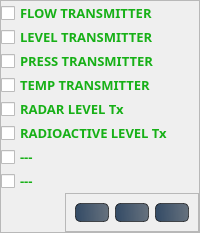
                          <widget class="QFrame" name="frame_35">
                           <property name="maximumSize">
                            <size>
                             <width>16777215</width>
                             <height>16777215</height>
                            </size>
                           </property>
                           <property name="frameShape">
                            <enum>QFrame::StyledPanel</enum>
                           </property>
                           <property name="frameShadow">
                            <enum>QFrame::Raised</enum>
                           </property>
                           <layout class="QVBoxLayout" name="verticalLayout_30">
                            <property name="spacing">
                             <number>0</number>
                            </property>
                            <property name="leftMargin">
                             <number>0</number>
                            </property>
                            <property name="topMargin">
                             <number>0</number>
                            </property>
                            <property name="rightMargin">
                             <number>0</number>
                            </property>
                            <property name="bottomMargin">
                             <number>0</number>
                            </property>
                            <item>
                             <widget class="QCheckBox" name="checkBox_19">
                              <property name="font">
                               <font>
                                <family>맑은 고딕</family>
                                <pointsize>10</pointsize>
                                <weight>75</weight>
                                <bold>true</bold>
                               </font>
                              </property>
                              <property name="styleSheet">
                               <string notr="true">color:rgba(0, 170, 0, 230);</string>
                              </property>
                              <property name="text">
                               <string>FLOW TRANSMITTER</string>
                              </property>
                             </widget>
                            </item>
                            <item>
                             <widget class="QCheckBox" name="checkBox_20">
                              <property name="font">
                               <font>
                                <family>맑은 고딕</family>
                                <pointsize>10</pointsize>
                                <weight>75</weight>
                                <bold>true</bold>
                               </font>
                              </property>
                              <property name="styleSheet">
                               <string notr="true">color:rgba(0, 170, 0, 230);</string>
                              </property>
                              <property name="text">
                               <string>LEVEL TRANSMITTER</string>
                              </property>
                             </widget>
                            </item>
                            <item>
                             <widget class="QCheckBox" name="checkBox_21">
                              <property name="font">
                               <font>
                                <family>맑은 고딕</family>
                                <pointsize>10</pointsize>
                                <weight>75</weight>
                                <bold>true</bold>
                               </font>
                              </property>
                              <property name="styleSheet">
                               <string notr="true">color:rgba(0, 170, 0, 230);</string>
                              </property>
                              <property name="text">
                               <string>PRESS TRANSMITTER</string>
                              </property>
                             </widget>
                            </item>
                            <item>
                             <widget class="QCheckBox" name="checkBox_22">
                              <property name="font">
                               <font>
                                <family>맑은 고딕</family>
                                <pointsize>10</pointsize>
                                <weight>75</weight>
                                <bold>true</bold>
                               </font>
                              </property>
                              <property name="styleSheet">
                               <string notr="true">color:rgba(0, 170, 0, 230);</string>
                              </property>
                              <property name="text">
                               <string>TEMP TRANSMITTER</string>
                              </property>
                             </widget>
                            </item>
                            <item>
                             <widget class="QCheckBox" name="checkBox_23">
                              <property name="font">
                               <font>
                                <family>맑은 고딕</family>
                                <pointsize>10</pointsize>
                                <weight>75</weight>
                                <bold>true</bold>
                               </font>
                              </property>
                              <property name="styleSheet">
                               <string notr="true">color:rgba(0, 170, 0, 230);</string>
                              </property>
                              <property name="text">
                               <string>RADAR LEVEL Tx</string>
                              </property>
                             </widget>
                            </item>
                            <item>
                             <widget class="QCheckBox" name="checkBox_24">
                              <property name="font">
                               <font>
                                <family>맑은 고딕</family>
                                <pointsize>10</pointsize>
                                <weight>75</weight>
                                <bold>true</bold>
                               </font>
                              </property>
                              <property name="styleSheet">
                               <string notr="true">color:rgba(0, 170, 0, 230);</string>
                              </property>
                              <property name="text">
                               <string>RADIOACTIVE LEVEL Tx</string>
                              </property>
                             </widget>
                            </item>
                            <item>
                             <widget class="QCheckBox" name="checkBox_25">
                              <property name="font">
                               <font>
                                <family>맑은 고딕</family>
                                <pointsize>10</pointsize>
                                <weight>75</weight>
                                <bold>true</bold>
                               </font>
                              </property>
                              <property name="styleSheet">
                               <string notr="true">color:rgba(0, 170, 0, 230);</string>
                              </property>
                              <property name="text">
                               <string>---</string>
                              </property>
                             </widget>
                            </item>
                            <item>
                             <widget class="QCheckBox" name="checkBox_26">
                              <property name="font">
                               <font>
                                <family>맑은 고딕</family>
                                <pointsize>10</pointsize>
                                <weight>75</weight>
                                <bold>true</bold>
                               </font>
                              </property>
                              <property name="styleSheet">
                               <string notr="true">color:rgba(0, 170, 0, 230);</string>
                              </property>
                              <property name="text">
                               <string>---</string>
                              </property>
                             </widget>
                            </item>
                            <item alignment="Qt::AlignRight">
                             <widget class="QFrame" name="frame_42">
                              <property name="frameShape">
                               <enum>QFrame::StyledPanel</enum>
                              </property>
                              <property name="frameShadow">
                               <enum>QFrame::Raised</enum>
                              </property>
                              <layout class="QHBoxLayout" name="horizontalLayout_17">
                               <item>
                                <widget class="QPushButton" name="pushButton_38">
                                 <property name="minimumSize">
                                  <size>
                                   <width>0</width>
                                   <height>0</height>
                                  </size>
                                 </property>
                                 <property name="font">
                                  <font>
                                   <family>맑은 고딕</family>
                                   <pointsize>9</pointsize>
                                   <weight>75</weight>
                                   <bold>true</bold>
                                  </font>
                                 </property>
                                 <property name="styleSheet">
                                  <string notr="true">QPushButton#pushButton_38{	
	background-color: qlineargradient(spread:pad, x1:0, y1:0.505682, x2:1, y2:0.477, stop:0 rgba(20, 47, 78, 219), stop:1 rgba(85, 98, 112, 226));
	color:rgba(255, 255, 255, 210);
	border:1px solid rgba(0, 0, 0, 150);
	border-radius:5px;
}
QPushButton#pushButton_38:hover{	
	background-color: qlineargradient(spread:pad, x1:0, y1:0.505682, x2:1, y2:0.477, stop:0 rgba(40, 67, 98, 219), stop:1 rgba(105, 118, 132, 226));
}
QPushButton#pushButton_38:pressed{
	padding-left:3px;
	padding-top:3px;
	border-top:2px solid rgba(0, 0, 0, 150);
	border-left:2px solid rgba(0, 0, 0, 150);
	border-right:1px solid rgba(0, 0, 0, 150);
	border-bottom:1px solid rgba(0, 0, 0, 150);
	background-color:rgba(105, 118, 132, 200);
}
</string>
                                 </property>
                                 <property name="text">
                                  <string/>
                                 </property>
                                 <property name="icon">
                                  <iconset resource="icon_res.qrc">
                                   <normaloff>:/icons/icons/check-square.svg</normaloff>:/icons/icons/check-square.svg</iconset>
                                 </property>
                                 <property name="iconSize">
                                  <size>
                                   <width>24</width>
                                   <height>24</height>
                                  </size>
                                 </property>
                                </widget>
                               </item>
                               <item>
                                <widget class="QPushButton" name="pushButton_39">
                                 <property name="minimumSize">
                                  <size>
                                   <width>0</width>
                                   <height>0</height>
                                  </size>
                                 </property>
                                 <property name="font">
                                  <font>
                                   <family>맑은 고딕</family>
                                   <pointsize>9</pointsize>
                                   <weight>75</weight>
                                   <bold>true</bold>
                                  </font>
                                 </property>
                                 <property name="styleSheet">
                                  <string notr="true">QPushButton#pushButton_39{	
	background-color: qlineargradient(spread:pad, x1:0, y1:0.505682, x2:1, y2:0.477, stop:0 rgba(20, 47, 78, 219), stop:1 rgba(85, 98, 112, 226));
	color:rgba(255, 255, 255, 210);
	border:1px solid rgba(0, 0, 0, 150);
	border-radius:5px;
}
QPushButton#pushButton_39:hover{	
	background-color: qlineargradient(spread:pad, x1:0, y1:0.505682, x2:1, y2:0.477, stop:0 rgba(40, 67, 98, 219), stop:1 rgba(105, 118, 132, 226));
}
QPushButton#pushButton_39:pressed{
	padding-left:3px;
	padding-top:3px;
	border-top:2px solid rgba(0, 0, 0, 150);
	border-left:2px solid rgba(0, 0, 0, 150);
	border-right:1px solid rgba(0, 0, 0, 150);
	border-bottom:1px solid rgba(0, 0, 0, 150);
	background-color:rgba(105, 118, 132, 200);
}
</string>
                                 </property>
                                 <property name="text">
                                  <string/>
                                 </property>
                                 <property name="icon">
                                  <iconset resource="icon_res.qrc">
                                   <normaloff>:/icons/icons/external-link.svg</normaloff>:/icons/icons/external-link.svg</iconset>
                                 </property>
                                 <property name="iconSize">
                                  <size>
                                   <width>24</width>
                                   <height>24</height>
                                  </size>
                                 </property>
                                </widget>
                               </item>
                               <item>
                                <widget class="QPushButton" name="pushButton_40">
                                 <property name="minimumSize">
                                  <size>
                                   <width>0</width>
                                   <height>0</height>
                                  </size>
                                 </property>
                                 <property name="font">
                                  <font>
                                   <family>맑은 고딕</family>
                                   <pointsize>9</pointsize>
                                   <weight>75</weight>
                                   <bold>true</bold>
                                  </font>
                                 </property>
                                 <property name="styleSheet">
                                  <string notr="true">QPushButton#pushButton_40{	
	background-color: qlineargradient(spread:pad, x1:0, y1:0.505682, x2:1, y2:0.477, stop:0 rgba(20, 47, 78, 219), stop:1 rgba(85, 98, 112, 226));
	color:rgba(255, 255, 255, 210);
	border:1px solid rgba(0, 0, 0, 150);
	border-radius:5px;
}
QPushButton#pushButton_40:hover{	
	background-color: qlineargradient(spread:pad, x1:0, y1:0.505682, x2:1, y2:0.477, stop:0 rgba(40, 67, 98, 219), stop:1 rgba(105, 118, 132, 226));
}
QPushButton#pushButton_40:pressed{
	padding-left:3px;
	padding-top:3px;
	border-top:2px solid rgba(0, 0, 0, 150);
	border-left:2px solid rgba(0, 0, 0, 150);
	border-right:1px solid rgba(0, 0, 0, 150);
	border-bottom:1px solid rgba(0, 0, 0, 150);
	background-color:rgba(105, 118, 132, 200);
}
</string>
                                 </property>
                                 <property name="text">
                                  <string/>
                                 </property>
                                 <property name="icon">
                                  <iconset resource="icon_res.qrc">
                                   <normaloff>:/icons/icons/settings.svg</normaloff>:/icons/icons/settings.svg</iconset>
                                 </property>
                                 <property name="iconSize">
                                  <size>
                                   <width>24</width>
                                   <height>24</height>
                                  </size>
                                 </property>
                                </widget>
                               </item>
                              </layout>
                             </widget>
                            </item>
                           </layout>
                          </widget>
